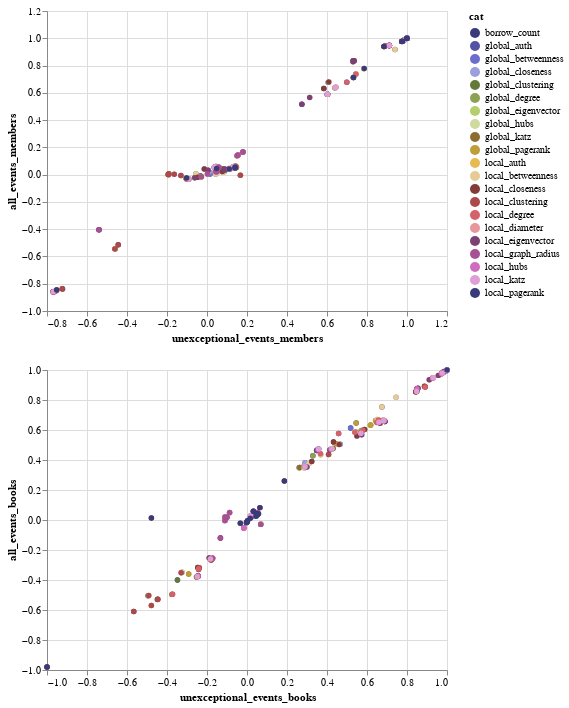

Notebook source saved alongside this figure:
### Code cell
concat_corr_members = pd.concat([melted_members, melted_unex_members])

pivot_corr_members = pd.pivot(concat_corr_members, index=['updated_variable', 'cat', 'variable'], columns='type', values='value').reset_index()

concat_corr_books = pd.concat([melted_books, melted_unex_books])

pivot_corr_books = pd.pivot(concat_corr_books, index=['updated_variable', 'cat', 'variable'], columns='type', values='value').reset_index()
selection = alt.selection_multi(fields=['cat'], bind='legend')
chart_members = alt.Chart(pivot_corr_members).mark_circle().encode(
    x='unexceptional_events_members:Q',
    y='all_events_members:Q',
    color='cat:N',
    tooltip=['updated_variable', 'cat', 'variable', 'all_events_members', 'unexceptional_events_members'],
    opacity=alt.condition(selection, alt.value(1), alt.value(0.1))
).add_selection(
    selection
)
chart_books = alt.Chart(pivot_corr_books).mark_circle().encode(
    x='unexceptional_events_books:Q',
    y='all_events_books:Q',
    color=alt.Color('cat:N', scale=alt.Scale(scheme="category20b")),
    tooltip=['updated_variable', 'cat', 'variable',
             'all_events_books', 'unexceptional_events_books'],
    opacity=alt.condition(selection, alt.value(1), alt.value(0.1))
).add_selection(
    selection
)
alt.vconcat(chart_members, chart_books)

### Figure 1 — Vega-Lite specification as saved in the notebook (floating-point values rounded to 4 significant figures; data arrays with more than 128 entries replaced by an {"elided": "..."} marker saying what was removed)
{"config": {"view": {"continuousWidth": 400, "continuousHeight": 300}}, "vconcat": [{"data": {"name": "data-021b76a0539c9e0681841a6b1d0e53f1"}, "mark": "circle", "encoding": {"color": {"type": "nominal", "field": "cat"}, "opacity": {"condition": {"value": 1, "selection": "selector002"}, "value": 0.1}, "tooltip": [{"type": "nominal", "field": "updated_variable"}, {"type": "nominal", "field": "cat"}, {"type": "nominal", "field": "variable"}, {"type": "quantitative", "field": "all_events_members"}, {"type": "quantitative", "field": "unexceptional_events_members"}], "x": {"type": "quantitative", "field": "unexceptional_events_members"}, "y": {"type": "quantitative", "field": "all_events_members"}}, "selection": {"selector002": {"type": "multi", "fields": ["cat"], "bind": "legend"}}}, {"data": {"name": "data-72fcd7b99720c37275a67cb4629511b3"}, "mark": "circle", "encoding": {"color": {"type": "nominal", "field": "cat", "scale": {"scheme": "category20b"}}, "opacity": {"condition": {"value": 1, "selection": "selector002"}, "value": 0.1}, "tooltip": [{"type": "nominal", "field": "updated_variable"}, {"type": "nominal", "field": "cat"}, {"type": "nominal", "field": "variable"}, {"type": "quantitative", "field": "all_events_books"}, {"type": "quantitative", "field": "unexceptional_events_books"}], "x": {"type": "quantitative", "field": "unexceptional_events_books"}, "y": {"type": "quantitative", "field": "all_events_books"}}, "selection": {"selector002": {"type": "multi", "fields": ["cat"], "bind": "legend"}}}], "$schema": "https://vega.github.io/schema/vega-lite/v4.8.1.json", "datasets": {"data-021b76a0539c9e0681841a6b1d0e53f1": {"elided": "529 records"}, "data-72fcd7b99720c37275a67cb4629511b3": {"elided": "529 records"}}}
